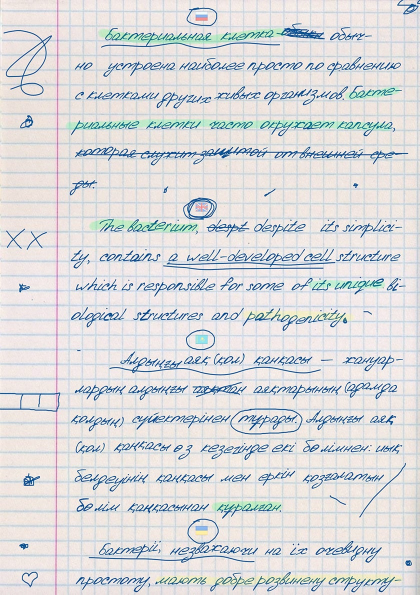
#> input picture images/hardwrite.jpg, 840 x 1190 px (shown at 1/2 size)
$ python threshold.py
#> lines starting #> are read from the running program, lines starting #| are printed output that depends on the picture
import cv2
import os

# [8 lines of commented-out code are left out]

img = cv2.imread(os.path.join('.','images','hardwrite.jpg'),0)
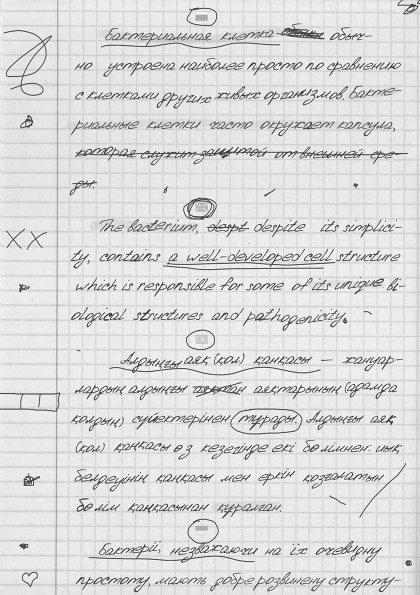
#> img: shape (1190, 840) (shown at 1/2 size); min 7, max 255, mean 218.5
img = cv2.resize(img,(720,820))
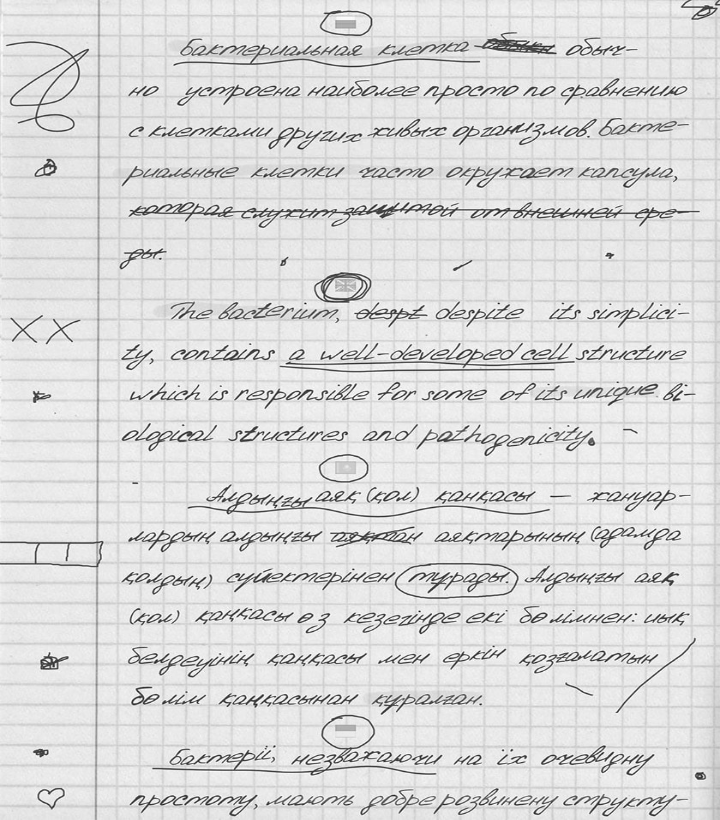
#> img: shape (820, 720); min 19, max 255, mean 218.4
rate,threshold = cv2.threshold(img,120,255,cv2.THRESH_BINARY)
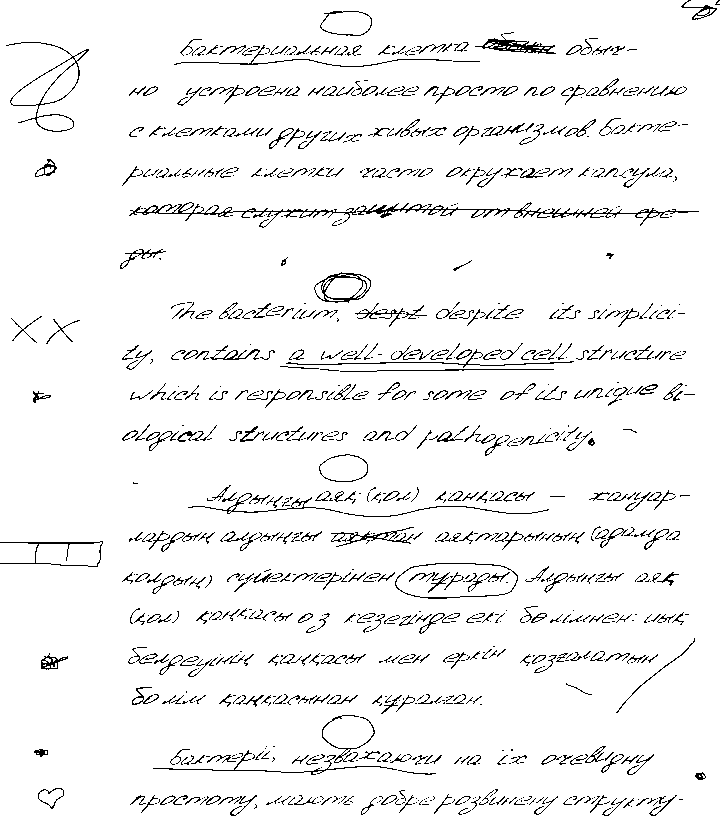
#> threshold: shape (820, 720); 95.1% white; black in thin lines or dots

adaptive_threshold = cv2.adaptiveThreshold(img,255,cv2.ADAPTIVE_THRESH_GAUSSIAN_C,cv2.THRESH_BINARY,21,30)
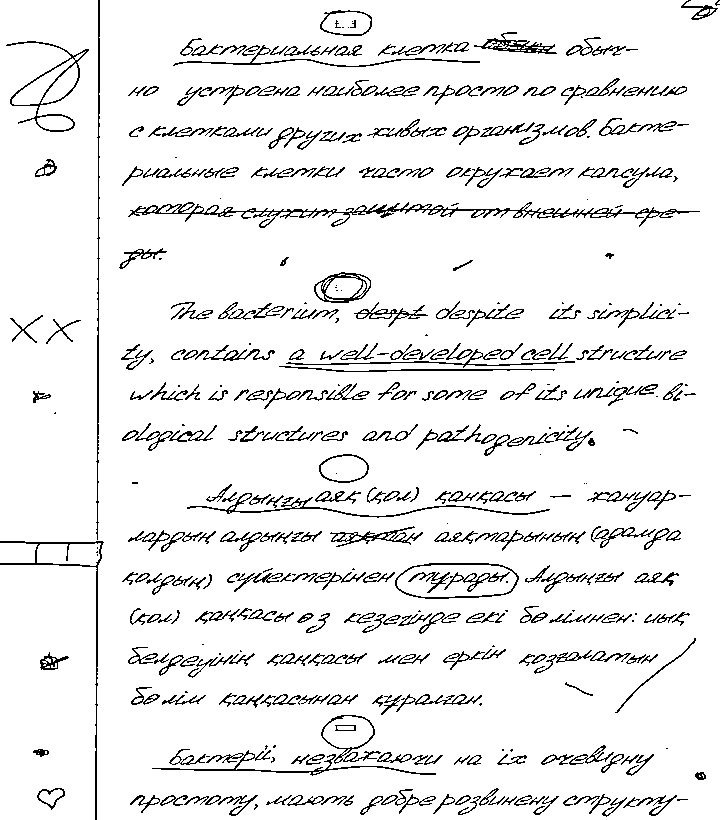
#> adaptive_threshold: shape (820, 720); 92.8% white; black in thin lines or dots

cv2.imshow('hardwrite',img)
cv2.imshow('threshold',threshold)
cv2.imshow('adaptive_threshold',adaptive_threshold)
cv2.waitKey(0)
